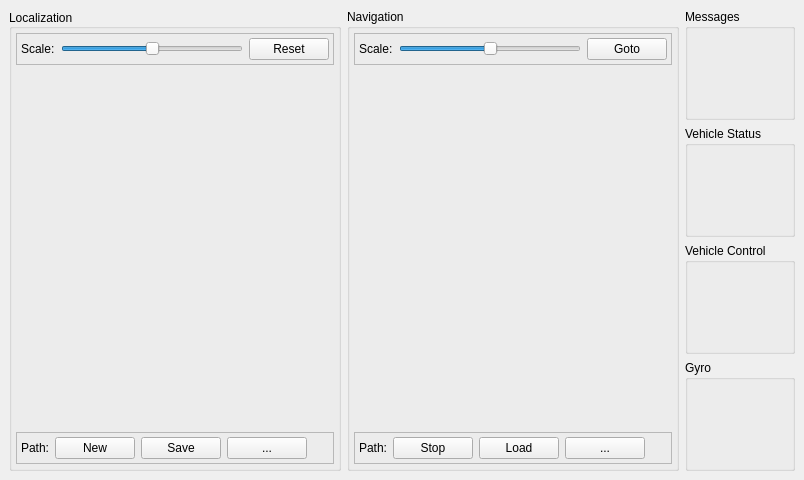
<?xml version="1.0" encoding="UTF-8"?>
<ui version="4.0">
 <class>MainWindow</class>
 <widget class="QMainWindow" name="MainWindow">
  <property name="geometry">
   <rect>
    <x>0</x>
    <y>0</y>
    <width>804</width>
    <height>480</height>
   </rect>
  </property>
  <property name="windowTitle">
   <string>SmartMonitor</string>
  </property>
  <property name="dockNestingEnabled">
   <bool>true</bool>
  </property>
  <widget class="QWidget" name="centralwidget">
   <property name="font">
    <font>
     <pointsize>9</pointsize>
    </font>
   </property>
   <layout class="QVBoxLayout" name="verticalLayout_6">
    <item>
     <layout class="QVBoxLayout" name="verticalLayout_2">
      <item>
       <layout class="QHBoxLayout" name="horizontalLayout_2">
        <item>
         <widget class="QGroupBox" name="localizationBox">
          <property name="sizePolicy">
           <sizepolicy hsizetype="Expanding" vsizetype="Expanding">
            <horstretch>0</horstretch>
            <verstretch>0</verstretch>
           </sizepolicy>
          </property>
          <property name="title">
           <string>Localization</string>
          </property>
          <property name="alignment">
           <set>Qt::AlignLeading|Qt::AlignLeft|Qt::AlignVCenter</set>
          </property>
          <property name="flat">
           <bool>false</bool>
          </property>
          <property name="checkable">
           <bool>false</bool>
          </property>
          <layout class="QVBoxLayout" name="verticalLayout_3">
           <property name="margin">
            <number>4</number>
           </property>
           <item>
            <widget class="QFrame" name="localizationScaleFrame">
             <property name="frameShape">
              <enum>QFrame::StyledPanel</enum>
             </property>
             <property name="frameShadow">
              <enum>QFrame::Raised</enum>
             </property>
             <layout class="QHBoxLayout" name="horizontalLayout_5">
              <property name="spacing">
               <number>6</number>
              </property>
              <property name="margin">
               <number>4</number>
              </property>
              <item>
               <widget class="QLabel" name="localizationScaleLabel">
                <property name="text">
                 <string>Scale:</string>
                </property>
               </widget>
              </item>
              <item>
               <widget class="QSlider" name="localizationScaleSlider">
                <property name="minimum">
                 <number>-100</number>
                </property>
                <property name="maximum">
                 <number>100</number>
                </property>
                <property name="value">
                 <number>0</number>
                </property>
                <property name="orientation">
                 <enum>Qt::Horizontal</enum>
                </property>
               </widget>
              </item>
              <item>
               <widget class="QPushButton" name="localizationResetButton">
                <property name="text">
                 <string>Reset</string>
                </property>
               </widget>
              </item>
             </layout>
            </widget>
           </item>
           <item>
            <widget class="LocalizationPlot" name="localizationPlot" native="true">
             <property name="sizePolicy">
              <sizepolicy hsizetype="Expanding" vsizetype="Expanding">
               <horstretch>0</horstretch>
               <verstretch>0</verstretch>
              </sizepolicy>
             </property>
            </widget>
           </item>
           <item>
            <widget class="QFrame" name="localizationPathFrame">
             <property name="sizePolicy">
              <sizepolicy hsizetype="Expanding" vsizetype="Maximum">
               <horstretch>0</horstretch>
               <verstretch>0</verstretch>
              </sizepolicy>
             </property>
             <property name="frameShape">
              <enum>QFrame::StyledPanel</enum>
             </property>
             <property name="frameShadow">
              <enum>QFrame::Raised</enum>
             </property>
             <layout class="QHBoxLayout" name="horizontalLayout_3">
              <property name="spacing">
               <number>6</number>
              </property>
              <property name="margin">
               <number>4</number>
              </property>
              <item>
               <widget class="QLabel" name="localizationPathLabel">
                <property name="text">
                 <string>Path:</string>
                </property>
                <property name="margin">
                 <number>0</number>
                </property>
               </widget>
              </item>
              <item>
               <widget class="QPushButton" name="localizationNewButton">
                <property name="text">
                 <string>New</string>
                </property>
                <property name="default">
                 <bool>false</bool>
                </property>
                <property name="flat">
                 <bool>false</bool>
                </property>
               </widget>
              </item>
              <item>
               <widget class="QPushButton" name="localizationSaveButton">
                <property name="text">
                 <string>Save</string>
                </property>
               </widget>
              </item>
              <item>
               <widget class="QPushButton" name="localizationSaveAsButton">
                <property name="text">
                 <string>...</string>
                </property>
               </widget>
              </item>
              <item>
               <spacer name="localizationSpacer">
                <property name="orientation">
                 <enum>Qt::Horizontal</enum>
                </property>
                <property name="sizeHint" stdset="0">
                 <size>
                  <width>40</width>
                  <height>20</height>
                 </size>
                </property>
               </spacer>
              </item>
             </layout>
            </widget>
           </item>
          </layout>
         </widget>
        </item>
        <item>
         <widget class="QGroupBox" name="navigationBox">
          <property name="sizePolicy">
           <sizepolicy hsizetype="Expanding" vsizetype="Expanding">
            <horstretch>0</horstretch>
            <verstretch>0</verstretch>
           </sizepolicy>
          </property>
          <property name="title">
           <string>Navigation</string>
          </property>
          <layout class="QVBoxLayout" name="verticalLayout_5">
           <property name="margin">
            <number>4</number>
           </property>
           <item>
            <widget class="QFrame" name="navigationScaleFrame">
             <property name="sizePolicy">
              <sizepolicy hsizetype="Expanding" vsizetype="Minimum">
               <horstretch>0</horstretch>
               <verstretch>0</verstretch>
              </sizepolicy>
             </property>
             <property name="frameShape">
              <enum>QFrame::StyledPanel</enum>
             </property>
             <property name="frameShadow">
              <enum>QFrame::Raised</enum>
             </property>
             <layout class="QHBoxLayout" name="horizontalLayout_4">
              <property name="spacing">
               <number>6</number>
              </property>
              <property name="margin">
               <number>4</number>
              </property>
              <item>
               <widget class="QLabel" name="navigationScaleLabel">
                <property name="text">
                 <string>Scale:</string>
                </property>
               </widget>
              </item>
              <item>
               <widget class="QSlider" name="navigationScaleSlider">
                <property name="minimum">
                 <number>-100</number>
                </property>
                <property name="maximum">
                 <number>100</number>
                </property>
                <property name="pageStep">
                 <number>14</number>
                </property>
                <property name="value">
                 <number>0</number>
                </property>
                <property name="sliderPosition">
                 <number>0</number>
                </property>
                <property name="orientation">
                 <enum>Qt::Horizontal</enum>
                </property>
                <property name="tickPosition">
                 <enum>QSlider::NoTicks</enum>
                </property>
               </widget>
              </item>
              <item>
               <widget class="QPushButton" name="navigationGotoButton">
                <property name="text">
                 <string>Goto</string>
                </property>
               </widget>
              </item>
             </layout>
            </widget>
           </item>
           <item>
            <widget class="NavigationPlot" name="navigationPlot" native="true">
             <property name="sizePolicy">
              <sizepolicy hsizetype="Expanding" vsizetype="Expanding">
               <horstretch>0</horstretch>
               <verstretch>0</verstretch>
              </sizepolicy>
             </property>
            </widget>
           </item>
           <item>
            <widget class="QFrame" name="navigationPathFrame">
             <property name="sizePolicy">
              <sizepolicy hsizetype="Expanding" vsizetype="Maximum">
               <horstretch>0</horstretch>
               <verstretch>0</verstretch>
              </sizepolicy>
             </property>
             <property name="frameShape">
              <enum>QFrame::StyledPanel</enum>
             </property>
             <property name="frameShadow">
              <enum>QFrame::Raised</enum>
             </property>
             <layout class="QHBoxLayout" name="horizontalLayout">
              <property name="spacing">
               <number>6</number>
              </property>
              <property name="margin">
               <number>4</number>
              </property>
              <item>
               <widget class="QLabel" name="navigationPathLabel">
                <property name="text">
                 <string>Path:</string>
                </property>
                <property name="margin">
                 <number>0</number>
                </property>
               </widget>
              </item>
              <item>
               <widget class="QPushButton" name="navigationStopButton">
                <property name="text">
                 <string>Stop</string>
                </property>
               </widget>
              </item>
              <item>
               <widget class="QPushButton" name="navigationLoadButton">
                <property name="text">
                 <string>Load</string>
                </property>
               </widget>
              </item>
              <item>
               <widget class="QPushButton" name="navigationLoadFromButton">
                <property name="text">
                 <string>...</string>
                </property>
               </widget>
              </item>
              <item>
               <spacer name="navigationSpacer">
                <property name="orientation">
                 <enum>Qt::Horizontal</enum>
                </property>
                <property name="sizeHint" stdset="0">
                 <size>
                  <width>40</width>
                  <height>20</height>
                 </size>
                </property>
               </spacer>
              </item>
             </layout>
            </widget>
           </item>
          </layout>
         </widget>
        </item>
        <item>
         <layout class="QVBoxLayout" name="verticalLayout">
          <item>
           <widget class="QGroupBox" name="messageBox">
            <property name="sizePolicy">
             <sizepolicy hsizetype="Minimum" vsizetype="MinimumExpanding">
              <horstretch>0</horstretch>
              <verstretch>0</verstretch>
             </sizepolicy>
            </property>
            <property name="title">
             <string>Messages</string>
            </property>
            <layout class="QVBoxLayout" name="verticalLayout_8">
             <property name="spacing">
              <number>2</number>
             </property>
             <property name="margin">
              <number>4</number>
             </property>
             <item>
              <widget class="CFrequencyPlotContainer" name="frequencyPlot" native="true">
               <property name="sizePolicy">
                <sizepolicy hsizetype="Minimum" vsizetype="MinimumExpanding">
                 <horstretch>0</horstretch>
                 <verstretch>0</verstretch>
                </sizepolicy>
               </property>
              </widget>
             </item>
            </layout>
           </widget>
          </item>
          <item>
           <widget class="QGroupBox" name="statusBox">
            <property name="sizePolicy">
             <sizepolicy hsizetype="Minimum" vsizetype="MinimumExpanding">
              <horstretch>0</horstretch>
              <verstretch>0</verstretch>
             </sizepolicy>
            </property>
            <property name="title">
             <string>Vehicle Status</string>
            </property>
            <layout class="QVBoxLayout" name="verticalLayout_4">
             <property name="spacing">
              <number>2</number>
             </property>
             <property name="margin">
              <number>4</number>
             </property>
             <item>
              <widget class="CStatusPlot" name="statusPlot" native="true">
               <property name="sizePolicy">
                <sizepolicy hsizetype="Minimum" vsizetype="MinimumExpanding">
                 <horstretch>0</horstretch>
                 <verstretch>0</verstretch>
                </sizepolicy>
               </property>
              </widget>
             </item>
            </layout>
           </widget>
          </item>
          <item>
           <widget class="QGroupBox" name="controlBox">
            <property name="sizePolicy">
             <sizepolicy hsizetype="Minimum" vsizetype="MinimumExpanding">
              <horstretch>0</horstretch>
              <verstretch>0</verstretch>
             </sizepolicy>
            </property>
            <property name="title">
             <string>Vehicle Control</string>
            </property>
            <layout class="QVBoxLayout" name="verticalLayout_9">
             <property name="spacing">
              <number>2</number>
             </property>
             <property name="margin">
              <number>4</number>
             </property>
             <item>
              <widget class="CControlPlot" name="controlPlot" native="true"/>
             </item>
            </layout>
           </widget>
          </item>
          <item>
           <widget class="QGroupBox" name="gyroBox">
            <property name="sizePolicy">
             <sizepolicy hsizetype="Minimum" vsizetype="MinimumExpanding">
              <horstretch>0</horstretch>
              <verstretch>0</verstretch>
             </sizepolicy>
            </property>
            <property name="title">
             <string>Gyro</string>
            </property>
            <layout class="QVBoxLayout" name="verticalLayout_7">
             <property name="spacing">
              <number>2</number>
             </property>
             <property name="margin">
              <number>4</number>
             </property>
             <item>
              <widget class="CGyroPlot" name="gyroPlot" native="true">
               <property name="sizePolicy">
                <sizepolicy hsizetype="Minimum" vsizetype="MinimumExpanding">
                 <horstretch>0</horstretch>
                 <verstretch>0</verstretch>
                </sizepolicy>
               </property>
              </widget>
             </item>
            </layout>
           </widget>
          </item>
         </layout>
        </item>
       </layout>
      </item>
     </layout>
    </item>
   </layout>
  </widget>
 </widget>
 <customwidgets>
  <customwidget>
   <class>LocalizationPlot</class>
   <extends>QWidget</extends>
   <header>LocalizationPlot.h</header>
   <container>1</container>
   <slots>
    <slot>reset()</slot>
    <slot>save()</slot>
    <slot>saveAs()</slot>
    <slot>clear()</slot>
    <slot>setScale(int)</slot>
   </slots>
  </customwidget>
  <customwidget>
   <class>NavigationPlot</class>
   <extends>QWidget</extends>
   <header>NavigationPlot.h</header>
   <container>1</container>
   <slots>
    <slot>setScale(int)</slot>
    <slot>stop()</slot>
    <slot>load()</slot>
    <slot>loadFrom()</slot>
    <slot>setGoal()</slot>
   </slots>
  </customwidget>
  <customwidget>
   <class>CStatusPlot</class>
   <extends>QWidget</extends>
   <header>StatusPlot.h</header>
   <container>1</container>
  </customwidget>
  <customwidget>
   <class>CFrequencyPlotContainer</class>
   <extends>QWidget</extends>
   <header location="global">FrequencyPlotContainer.h</header>
   <container>1</container>
  </customwidget>
  <customwidget>
   <class>CGyroPlot</class>
   <extends>QWidget</extends>
   <header>GyroPlot.h</header>
   <container>1</container>
  </customwidget>
  <customwidget>
   <class>CControlPlot</class>
   <extends>QWidget</extends>
   <header>ControlPlot.h</header>
   <container>1</container>
  </customwidget>
 </customwidgets>
 <resources/>
 <connections>
  <connection>
   <sender>localizationNewButton</sender>
   <signal>clicked()</signal>
   <receiver>localizationPlot</receiver>
   <slot>clear()</slot>
   <hints>
    <hint type="sourcelabel">
     <x>80</x>
     <y>446</y>
    </hint>
    <hint type="destinationlabel">
     <x>140</x>
     <y>230</y>
    </hint>
   </hints>
  </connection>
  <connection>
   <sender>localizationSaveButton</sender>
   <signal>clicked()</signal>
   <receiver>localizationPlot</receiver>
   <slot>save()</slot>
   <hints>
    <hint type="sourcelabel">
     <x>141</x>
     <y>446</y>
    </hint>
    <hint type="destinationlabel">
     <x>140</x>
     <y>230</y>
    </hint>
   </hints>
  </connection>
  <connection>
   <sender>localizationSaveAsButton</sender>
   <signal>clicked()</signal>
   <receiver>localizationPlot</receiver>
   <slot>saveAs()</slot>
   <hints>
    <hint type="sourcelabel">
     <x>194</x>
     <y>446</y>
    </hint>
    <hint type="destinationlabel">
     <x>140</x>
     <y>230</y>
    </hint>
   </hints>
  </connection>
  <connection>
   <sender>navigationScaleSlider</sender>
   <signal>valueChanged(int)</signal>
   <receiver>navigationPlot</receiver>
   <slot>setScale(int)</slot>
   <hints>
    <hint type="sourcelabel">
     <x>411</x>
     <y>47</y>
    </hint>
    <hint type="destinationlabel">
     <x>411</x>
     <y>243</y>
    </hint>
   </hints>
  </connection>
  <connection>
   <sender>navigationStopButton</sender>
   <signal>clicked()</signal>
   <receiver>navigationPlot</receiver>
   <slot>stop()</slot>
   <hints>
    <hint type="sourcelabel">
     <x>429</x>
     <y>444</y>
    </hint>
    <hint type="destinationlabel">
     <x>508</x>
     <y>250</y>
    </hint>
   </hints>
  </connection>
  <connection>
   <sender>navigationLoadButton</sender>
   <signal>clicked()</signal>
   <receiver>navigationPlot</receiver>
   <slot>load()</slot>
   <hints>
    <hint type="sourcelabel">
     <x>498</x>
     <y>444</y>
    </hint>
    <hint type="destinationlabel">
     <x>508</x>
     <y>250</y>
    </hint>
   </hints>
  </connection>
  <connection>
   <sender>navigationLoadFromButton</sender>
   <signal>clicked()</signal>
   <receiver>navigationPlot</receiver>
   <slot>loadFrom()</slot>
   <hints>
    <hint type="sourcelabel">
     <x>556</x>
     <y>444</y>
    </hint>
    <hint type="destinationlabel">
     <x>508</x>
     <y>250</y>
    </hint>
   </hints>
  </connection>
  <connection>
   <sender>localizationResetButton</sender>
   <signal>clicked()</signal>
   <receiver>localizationPlot</receiver>
   <slot>reset()</slot>
   <hints>
    <hint type="sourcelabel">
     <x>283</x>
     <y>61</y>
    </hint>
    <hint type="destinationlabel">
     <x>170</x>
     <y>252</y>
    </hint>
   </hints>
  </connection>
  <connection>
   <sender>navigationGotoButton</sender>
   <signal>clicked()</signal>
   <receiver>navigationPlot</receiver>
   <slot>setGoal()</slot>
   <hints>
    <hint type="sourcelabel">
     <x>624</x>
     <y>61</y>
    </hint>
    <hint type="destinationlabel">
     <x>504</x>
     <y>252</y>
    </hint>
   </hints>
  </connection>
  <connection>
   <sender>localizationScaleSlider</sender>
   <signal>valueChanged(int)</signal>
   <receiver>localizationPlot</receiver>
   <slot>setScale(int)</slot>
   <hints>
    <hint type="sourcelabel">
     <x>155</x>
     <y>61</y>
    </hint>
    <hint type="destinationlabel">
     <x>170</x>
     <y>252</y>
    </hint>
   </hints>
  </connection>
 </connections>
</ui>
